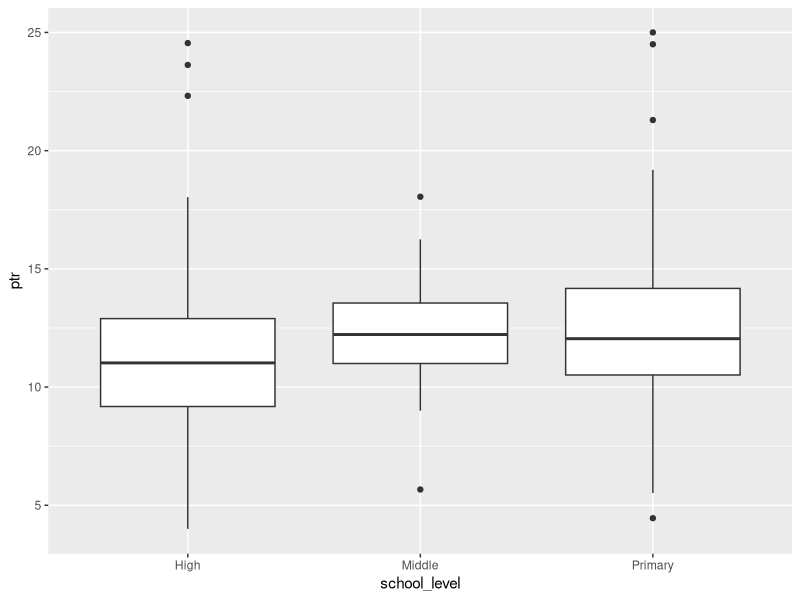

Here is the R script that generated this plot:
## ---- chunk 1
knitr::opts_chunk$set(echo = TRUE)
knitr::opts_chunk$set(message = FALSE)
knitr::opts_chunk$set(warning = FALSE)

library(tidyverse)
library(readr)

dcschools <- read.csv("EducationDataPortal_02.22.2022_Schools.csv", stringsAsFactor = F)
glimpse(dcschools)

## ---- chunk 2

#School to teacher ratio by school level (boxplots)
dcschools %>%
  mutate(ptr = enrollment/teachers_fte) %>%
  filter(school_level == "High"| school_level == "Middle"| school_level =="Primary") %>%
  group_by(school_level) %>%
  filter(ptr <100) %>%
  ggplot() +
  geom_boxplot(mapping = aes(x = school_level, y = ptr))

